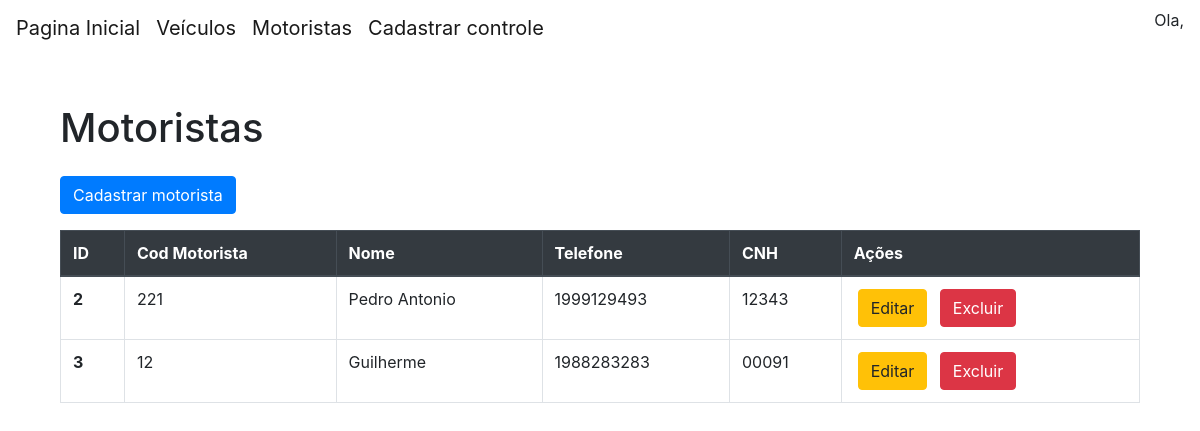
/motorista, run on the app's committed database.
### models.py (models this page shows)
class Motorista(db.Model):
    id = db.Column(db.Integer, primary_key=True)
    cod_motorista = db.Column(db.String(20), unique=True, nullable=False)
    nome = db.Column(db.String(100), nullable=False)
    telefone = db.Column(db.String(20), nullable=False)
    cnh = db.Column(db.String(20), nullable=False)

### routes/motorista_routes.py (the view)
@motorista_routes.route('/motorista')
def listar_motorista():
    motoristas = Motorista.query.all()
    return render_template('/motorista/listar_motorista.html', motoristas=motoristas)

### templates/motorista/listar_motorista.html (shortened to what this page needs)
{% extends 'base.html' %}
{% block content %}
<div class="container">
    <h1 class="mb-4">Motoristas</h1>
    <a class="btn btn-primary mb-3" href="{{ url_for('motoristas_routes.cadastrar_motorista')}}">Cadastrar motorista</a>
    <table class="table table-bordered">
        <thead class="thead-dark">
            <tr class="table-primary">
                <th scope="col">ID</th>
                <th scope="col">Cod Motorista</th>
                <th scope="col">Nome</th>
                <th scope="col">Telefone</th>
                <th scope="col">CNH</th>
                <th scope="col">Ações</th>
            </tr>
        </thead>
        <tbody>
            {% for motorista in motoristas %}
                <tr>
                    <th scope="row">{{ motorista.id }}</th>
                    <td>{{ motorista.cod_motorista }}</td>
                    <td>{{ motorista.nome }}</td>
                    <td>{{ motorista.telefone }}</td>
                    <td>{{ motorista.cnh }}</td>
                    <td>
                        <a href="motorista/editar/{{ motorista.id }}" class="btn btn-warning mx-1">Editar</a>
                        <a class="btn btn-danger mx-1" href="#" onclick="confirmarExclusao('{{ motorista.id }}')">Excluir</a>
                    </td>
                </tr>
            {% endfor %}
        </tbody>
    </table>
</div>
{% endblock %}

### data on the page
Motorista: id "2", cod_motorista "221", nome "Pedro Antonio", telefone "1999129493", cnh "12343"
Motorista: id "3", cod_motorista "12", nome "Guilherme", telefone "1988283283", cnh "00091"
